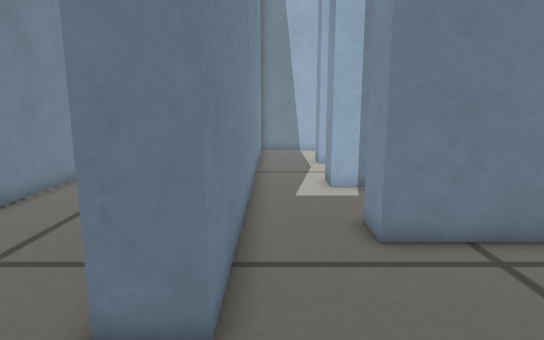
View 1 (above)

14 first-person views from a walk through a world built for the Gazebo simulator. The camera is 0.3 m above the floor, tilts 10° down and sees 75° across. The floor is counted in squares, 0.1 m on a side. Each view is taken from the middle of a square. On the plan, view 1 faces up. The plan holds only what a view shows up to about 20 squares ahead; the rest is blank.

View 2
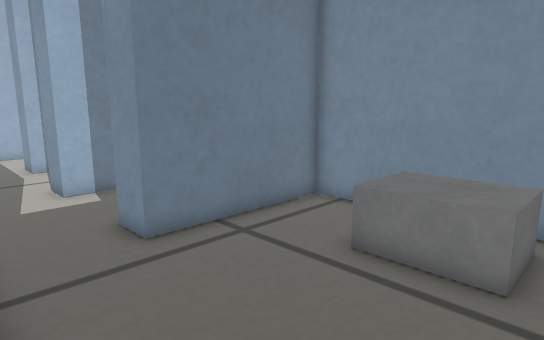

View 3
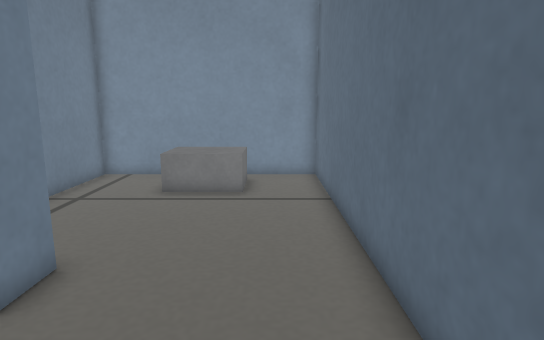

View 4
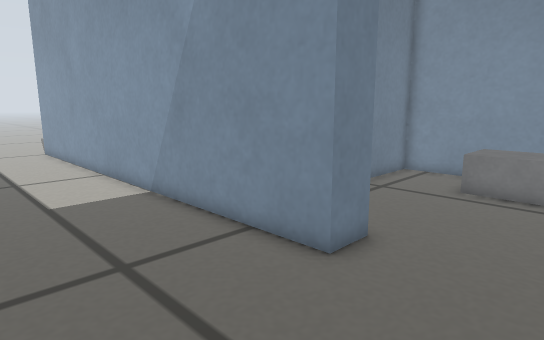

View 5
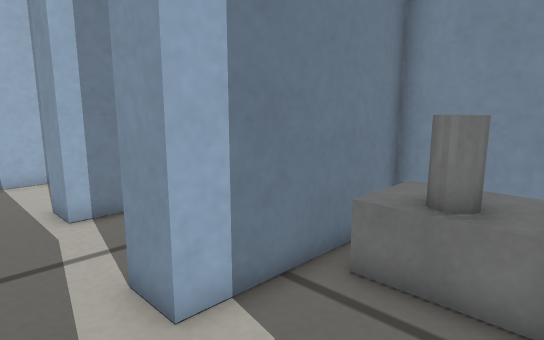

View 6
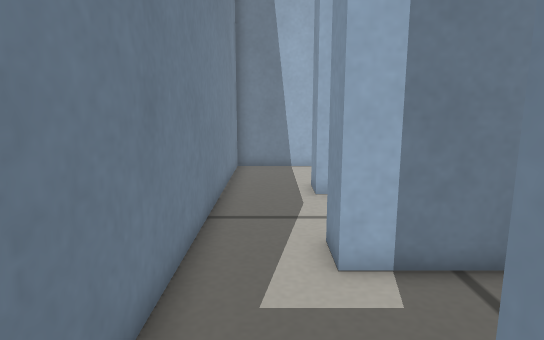

View 7
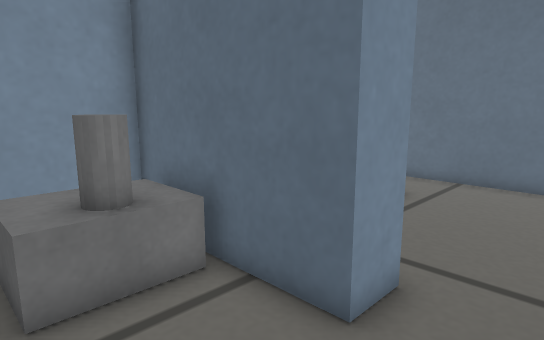

View 8
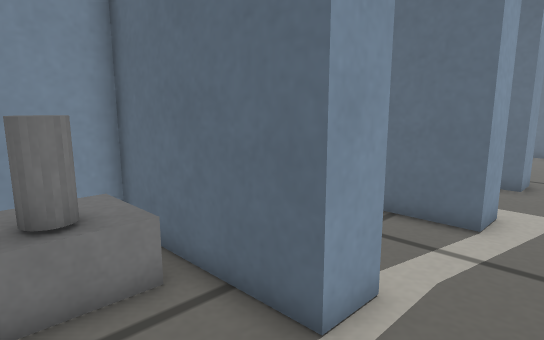

View 9
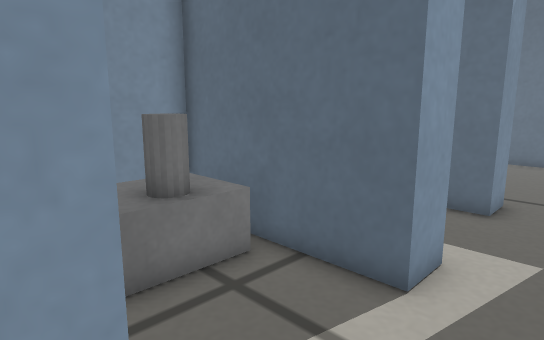

View 10
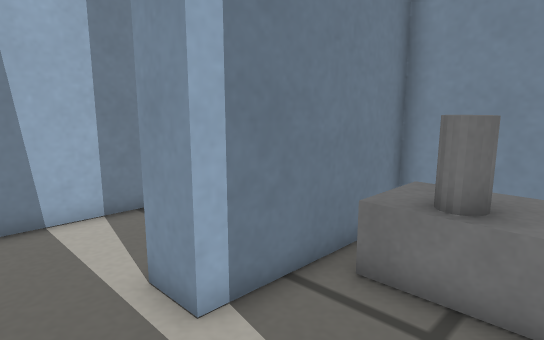

View 11
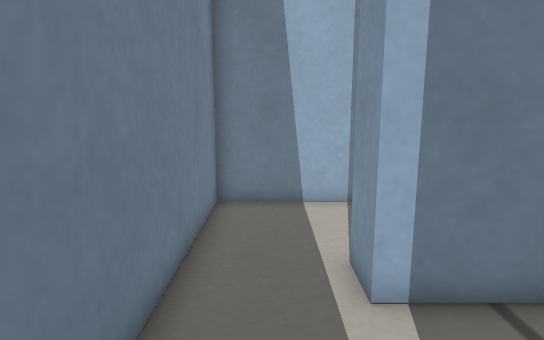

View 12
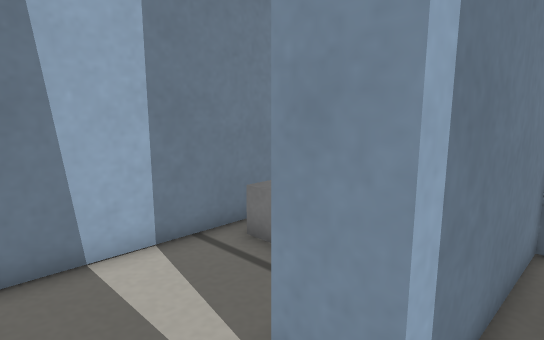

View 13
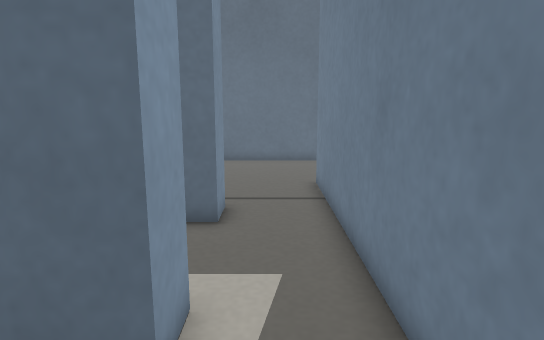

View 14
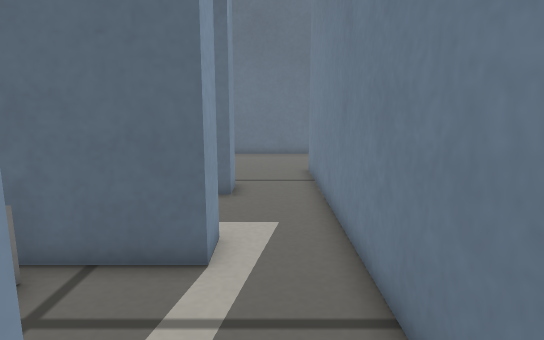

### Floor plan
Points are (right, up) in squares from view 1. A wall is a line through its corners. A room is listed if a view was taken in it or the views show most of it. See-through windows are left out.
Room 1 (views 1, 2, 6)
walls: (-0.8, 7.5) (-0.8, 4) (-2.3, 4); (-2.5, -2) (8.7, -2) (8.7, 7.5) (2.5, 7.5)
ways out: opening at (-1.5, 1) to room 2; opening at (1, 8.5) to room 3
objects: grey box (6, 1) to (7, 4)
Room 2 (views 3, 4)
walls: (-8.3, 14.8) (-8.3, 10.5); (-2.3, 4) (-2.3, 23.2); (-4.7, -2) (-2.5, -2)
ways out: opening at (-1.5, 1) to room 1
Room 3 (views 5, 7, 11)
walls: (2.5, 7.5) (2.5, 9) (8.7, 9) (8.7, 13.1) (2.2, 13.1) (2.2, 14.6); (-0.8, 14.5) (-0.8, 7.5)
ways out: opening at (1, 8.5) to room 1; opening at (1, 13.5) to room 5
objects: grey box (6, 10) to (8, 12); grey cylinder (6, 11)
Room 4 (views 8, 9, 14)
walls: (2.5, 19) (2.5, 20.5) (8.7, 20.5) (8.7, 23); (7.1, 25) (-0.8, 25) (-0.8, 18.5)
ways out: opening at (1, 19.5) to room 5
objects: grey cylinder (6, 22) to (6, 23); grey box (6, 22) to (7, 24)
Room 5 (views 10, 12, 13)
walls: (2.2, 14.6) (8.7, 14.6) (8.7, 19) (2.5, 19); (-0.8, 18.5) (-0.8, 14.5)
ways out: opening at (1, 13.5) to room 3; opening at (1, 19.5) to room 4
objects: grey cylinder (6, 16) to (6, 17); grey box (6, 16) to (7, 18)

Positions as (right, up) in squares from view 1, and headings:
1: (0, 0), facing up
2: (-1, 0), facing up-right
3: (-7, 0), facing right
4: (-8, 0), facing up-right
5: (0, 9), facing up-right
6: (1, 7), facing up
7: (0, 13), facing down-right
8: (0, 24), facing down-right
9: (0, 20), facing down-right
10: (0, 15), facing up-right
11: (1, 14), facing up
12: (0, 18), facing up-right
13: (1, 18), facing down
14: (1, 21), facing down
